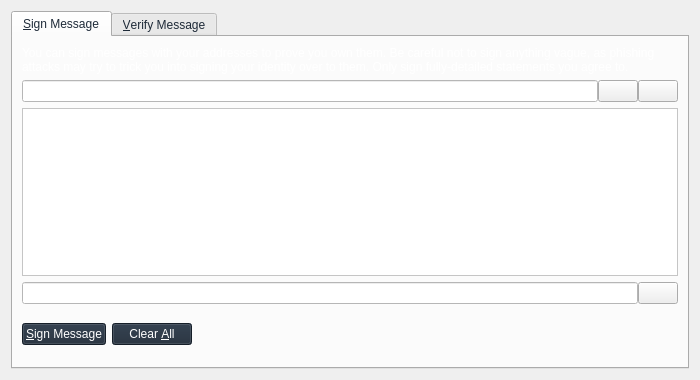
<?xml version="1.0" encoding="UTF-8"?>
<ui version="4.0">
 <class>SignVerifyMessageDialog</class>
 <widget class="QDialog" name="SignVerifyMessageDialog">
  <property name="geometry">
   <rect>
    <x>0</x>
    <y>0</y>
    <width>700</width>
    <height>380</height>
   </rect>
  </property>
  <property name="windowTitle">
   <string>Signatures - Sign / Verify a Message</string>
  </property>
  <property name="modal">
   <bool>true</bool>
  </property>
  <layout class="QVBoxLayout" name="verticalLayout">
   <item>
    <widget class="QTabWidget" name="tabWidget">
     <property name="styleSheet">
      <string notr="true">color:#1e2a38</string>
     </property>
     <property name="currentIndex">
      <number>0</number>
     </property>
     <widget class="QWidget" name="tabSignMessage">
      <property name="styleSheet">
       <string notr="true">color:#1e2a38</string>
      </property>
      <attribute name="title">
       <string>&amp;Sign Message</string>
      </attribute>
      <layout class="QVBoxLayout" name="verticalLayout_SM">
       <item>
        <widget class="QLabel" name="infoLabel_SM">
         <property name="styleSheet">
          <string notr="true">color:#ffffff</string>
         </property>
         <property name="text">
          <string>You can sign messages with your addresses to prove you own them. Be careful not to sign anything vague, as phishing attacks may try to trick you into signing your identity over to them. Only sign fully-detailed statements you agree to.</string>
         </property>
         <property name="textFormat">
          <enum>Qt::PlainText</enum>
         </property>
         <property name="wordWrap">
          <bool>true</bool>
         </property>
        </widget>
       </item>
       <item>
        <layout class="QHBoxLayout" name="horizontalLayout_1_SM">
         <property name="spacing">
          <number>0</number>
         </property>
         <item>
          <widget class="QValidatedLineEdit" name="addressIn_SM">
           <property name="toolTip">
            <string>The address to sign the message with (e.g. 1NS17iag9jJgTHD1VXjvLCEnZuQ3rJDE9L)</string>
           </property>
           <property name="styleSheet">
            <string notr="true">background:#ffffff;color:#1e2a38</string>
           </property>
           <property name="maxLength">
            <number>34</number>
           </property>
          </widget>
         </item>
         <item>
          <widget class="QPushButton" name="addressBookButton_SM">
           <property name="toolTip">
            <string>Choose an address from the address book</string>
           </property>
           <property name="text">
            <string/>
           </property>
           <property name="icon">
            <iconset resource="../bitcoin.qrc">
             <normaloff>:/icons/address-book</normaloff>:/icons/address-book</iconset>
           </property>
           <property name="shortcut">
            <string>Alt+A</string>
           </property>
           <property name="autoDefault">
            <bool>false</bool>
           </property>
          </widget>
         </item>
         <item>
          <widget class="QPushButton" name="pasteButton_SM">
           <property name="toolTip">
            <string>Paste address from clipboard</string>
           </property>
           <property name="text">
            <string/>
           </property>
           <property name="icon">
            <iconset resource="../bitcoin.qrc">
             <normaloff>:/icons/editpaste</normaloff>:/icons/editpaste</iconset>
           </property>
           <property name="shortcut">
            <string>Alt+P</string>
           </property>
           <property name="autoDefault">
            <bool>false</bool>
           </property>
          </widget>
         </item>
        </layout>
       </item>
       <item>
        <widget class="QPlainTextEdit" name="messageIn_SM">
         <property name="toolTip">
          <string>Enter the message you want to sign here</string>
         </property>
         <property name="styleSheet">
          <string notr="true">background:#ffffff;color:#1e2a38</string>
         </property>
        </widget>
       </item>
       <item>
        <layout class="QHBoxLayout" name="horizontalLayout_2_SM">
         <property name="spacing">
          <number>0</number>
         </property>
         <item>
          <widget class="QLineEdit" name="signatureOut_SM">
           <property name="font">
            <font>
             <italic>true</italic>
            </font>
           </property>
           <property name="styleSheet">
            <string notr="true">background:#ffffff;color:#1e2a38</string>
           </property>
           <property name="readOnly">
            <bool>true</bool>
           </property>
          </widget>
         </item>
         <item>
          <widget class="QPushButton" name="copySignatureButton_SM">
           <property name="toolTip">
            <string>Copy the current signature to the system clipboard</string>
           </property>
           <property name="text">
            <string/>
           </property>
           <property name="icon">
            <iconset resource="../bitcoin.qrc">
             <normaloff>:/icons/editcopy</normaloff>:/icons/editcopy</iconset>
           </property>
           <property name="autoDefault">
            <bool>false</bool>
           </property>
          </widget>
         </item>
        </layout>
       </item>
       <item>
        <layout class="QHBoxLayout" name="horizontalLayout_3_SM">
         <item>
          <widget class="QPushButton" name="signMessageButton_SM">
           <property name="toolTip">
            <string>Sign the message to prove you own this Bitcoin address</string>
           </property>
           <property name="styleSheet">
            <string notr="true">background:#1e2a38;color:#ffffff</string>
           </property>
           <property name="text">
            <string>&amp;Sign Message</string>
           </property>
           <property name="icon">
            <iconset resource="../bitcoin.qrc">
             <normaloff>:/icons/edit</normaloff>:/icons/edit</iconset>
           </property>
           <property name="autoDefault">
            <bool>false</bool>
           </property>
          </widget>
         </item>
         <item>
          <widget class="QPushButton" name="clearButton_SM">
           <property name="toolTip">
            <string>Reset all sign message fields</string>
           </property>
           <property name="styleSheet">
            <string notr="true">background:#1e2a38;color:#ffffff</string>
           </property>
           <property name="text">
            <string>Clear &amp;All</string>
           </property>
           <property name="icon">
            <iconset resource="../bitcoin.qrc">
             <normaloff>:/icons/remove</normaloff>:/icons/remove</iconset>
           </property>
           <property name="autoDefault">
            <bool>false</bool>
           </property>
          </widget>
         </item>
         <item>
          <spacer name="horizontalSpacer_1_SM">
           <property name="orientation">
            <enum>Qt::Horizontal</enum>
           </property>
           <property name="sizeHint" stdset="0">
            <size>
             <width>40</width>
             <height>48</height>
            </size>
           </property>
          </spacer>
         </item>
         <item>
          <widget class="QLabel" name="statusLabel_SM">
           <property name="font">
            <font>
             <weight>75</weight>
             <bold>true</bold>
            </font>
           </property>
           <property name="text">
            <string/>
           </property>
           <property name="wordWrap">
            <bool>true</bool>
           </property>
          </widget>
         </item>
         <item>
          <spacer name="horizontalSpacer_2_SM">
           <property name="orientation">
            <enum>Qt::Horizontal</enum>
           </property>
           <property name="sizeHint" stdset="0">
            <size>
             <width>40</width>
             <height>48</height>
            </size>
           </property>
          </spacer>
         </item>
        </layout>
       </item>
      </layout>
     </widget>
     <widget class="QWidget" name="tabVerifyMessage">
      <property name="styleSheet">
       <string notr="true">color:#1e2a38</string>
      </property>
      <attribute name="title">
       <string>&amp;Verify Message</string>
      </attribute>
      <layout class="QVBoxLayout" name="verticalLayout_VM">
       <item>
        <widget class="QLabel" name="infoLabel_VM">
         <property name="styleSheet">
          <string notr="true">color:#ffffff</string>
         </property>
         <property name="text">
          <string>Enter the signing address, message (ensure you copy line breaks, spaces, tabs, etc. exactly) and signature below to verify the message. Be careful not to read more into the signature than what is in the signed message itself, to avoid being tricked by a man-in-the-middle attack.</string>
         </property>
         <property name="textFormat">
          <enum>Qt::PlainText</enum>
         </property>
         <property name="alignment">
          <set>Qt::AlignLeading|Qt::AlignLeft|Qt::AlignTop</set>
         </property>
         <property name="wordWrap">
          <bool>true</bool>
         </property>
        </widget>
       </item>
       <item>
        <layout class="QHBoxLayout" name="horizontalLayout_1_VM">
         <property name="spacing">
          <number>0</number>
         </property>
         <item>
          <widget class="QValidatedLineEdit" name="addressIn_VM">
           <property name="toolTip">
            <string>The address the message was signed with (e.g. 1NS17iag9jJgTHD1VXjvLCEnZuQ3rJDE9L)</string>
           </property>
           <property name="styleSheet">
            <string notr="true">background:#ffffff;color:#1e2a38</string>
           </property>
           <property name="maxLength">
            <number>34</number>
           </property>
          </widget>
         </item>
         <item>
          <widget class="QPushButton" name="addressBookButton_VM">
           <property name="toolTip">
            <string>Choose an address from the address book</string>
           </property>
           <property name="text">
            <string/>
           </property>
           <property name="icon">
            <iconset resource="../bitcoin.qrc">
             <normaloff>:/icons/address-book</normaloff>:/icons/address-book</iconset>
           </property>
           <property name="shortcut">
            <string>Alt+A</string>
           </property>
           <property name="autoDefault">
            <bool>false</bool>
           </property>
          </widget>
         </item>
        </layout>
       </item>
       <item>
        <widget class="QPlainTextEdit" name="messageIn_VM">
         <property name="styleSheet">
          <string notr="true">background:#ffffff;color:#1e2a38</string>
         </property>
        </widget>
       </item>
       <item>
        <widget class="QValidatedLineEdit" name="signatureIn_VM">
         <property name="styleSheet">
          <string notr="true">background:#ffffff;color:#1e2a38</string>
         </property>
        </widget>
       </item>
       <item>
        <layout class="QHBoxLayout" name="horizontalLayout_2_VM">
         <item>
          <widget class="QPushButton" name="verifyMessageButton_VM">
           <property name="toolTip">
            <string>Verify the message to ensure it was signed with the specified Bitcoin address</string>
           </property>
           <property name="styleSheet">
            <string notr="true">background:#1e2a38;color:#ffffff</string>
           </property>
           <property name="text">
            <string>&amp;Verify Message</string>
           </property>
           <property name="icon">
            <iconset resource="../bitcoin.qrc">
             <normaloff>:/icons/transaction_0</normaloff>:/icons/transaction_0</iconset>
           </property>
           <property name="autoDefault">
            <bool>false</bool>
           </property>
          </widget>
         </item>
         <item>
          <widget class="QPushButton" name="clearButton_VM">
           <property name="toolTip">
            <string>Reset all verify message fields</string>
           </property>
           <property name="styleSheet">
            <string notr="true">background:#1e2a38;color:#ffffff</string>
           </property>
           <property name="text">
            <string>Clear &amp;All</string>
           </property>
           <property name="icon">
            <iconset resource="../bitcoin.qrc">
             <normaloff>:/icons/remove</normaloff>:/icons/remove</iconset>
           </property>
           <property name="autoDefault">
            <bool>false</bool>
           </property>
          </widget>
         </item>
         <item>
          <spacer name="horizontalSpacer_1_VM">
           <property name="orientation">
            <enum>Qt::Horizontal</enum>
           </property>
           <property name="sizeHint" stdset="0">
            <size>
             <width>40</width>
             <height>48</height>
            </size>
           </property>
          </spacer>
         </item>
         <item>
          <widget class="QLabel" name="statusLabel_VM">
           <property name="font">
            <font>
             <weight>75</weight>
             <bold>true</bold>
            </font>
           </property>
           <property name="text">
            <string/>
           </property>
           <property name="wordWrap">
            <bool>true</bool>
           </property>
          </widget>
         </item>
         <item>
          <spacer name="horizontalSpacer_2_VM">
           <property name="orientation">
            <enum>Qt::Horizontal</enum>
           </property>
           <property name="sizeHint" stdset="0">
            <size>
             <width>40</width>
             <height>48</height>
            </size>
           </property>
          </spacer>
         </item>
        </layout>
       </item>
      </layout>
     </widget>
    </widget>
   </item>
  </layout>
 </widget>
 <customwidgets>
  <customwidget>
   <class>QValidatedLineEdit</class>
   <extends>QLineEdit</extends>
   <header>qvalidatedlineedit.h</header>
  </customwidget>
 </customwidgets>
 <resources>
  <include location="../bitcoin.qrc"/>
 </resources>
 <connections/>
</ui>
